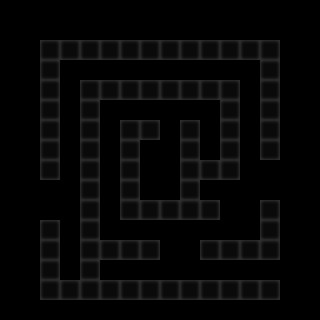

Rendered tile map (Tiled .tmx) drawn with the repository's tilesets; below, a short description and the map source with its tile grids summarised:
An orthogonal 16x16 tile map with 20x20 px tiles, 1 tile layer (blackTile), 3 hidden layers not drawn, 3 tilesets.

<map version="1.0" orientation="orthogonal" renderorder="right-down" width="16" height="16" tilewidth="20" tileheight="20" nextobjectid="1">
 <tileset firstgid="1" name="blackTile" tilewidth="20" tileheight="20">
  <image source="PhaserWithBG/blackTile.png" width="20" height="20" />
 </tileset>
 <tileset firstgid="2" name="bg" tilewidth="320" tileheight="320">
  <image source="PhaserWithBG/bg.jpg" width="320" height="320" />
 </tileset>
 <tileset firstgid="3" name="hole2" tilewidth="20" tileheight="20">
  <image source="PhaserWithBG/hole2.png" width="20" height="20" />
 </tileset>
 <layer name="bg" width="16" height="16" visible="0">
  <data>[256 cells, 1 non-empty, 1 distinct tile ids]</data>
 </layer>
 <layer name="blackTile" width="16" height="16" visible="0" opacity="0.99">
  <data>[256 cells, 60 non-empty, 1 distinct tile ids]</data>
 </layer>
 <layer name="hole2" width="16" height="16" visible="0">
  <data>[256 cells, 1 non-empty, 1 distinct tile ids]</data>
 </layer>
 <layer name="blackTile" width="16" height="16">
  <data>[256 cells, 83 non-empty, 1 distinct tile ids]</data>
 </layer>
</map>